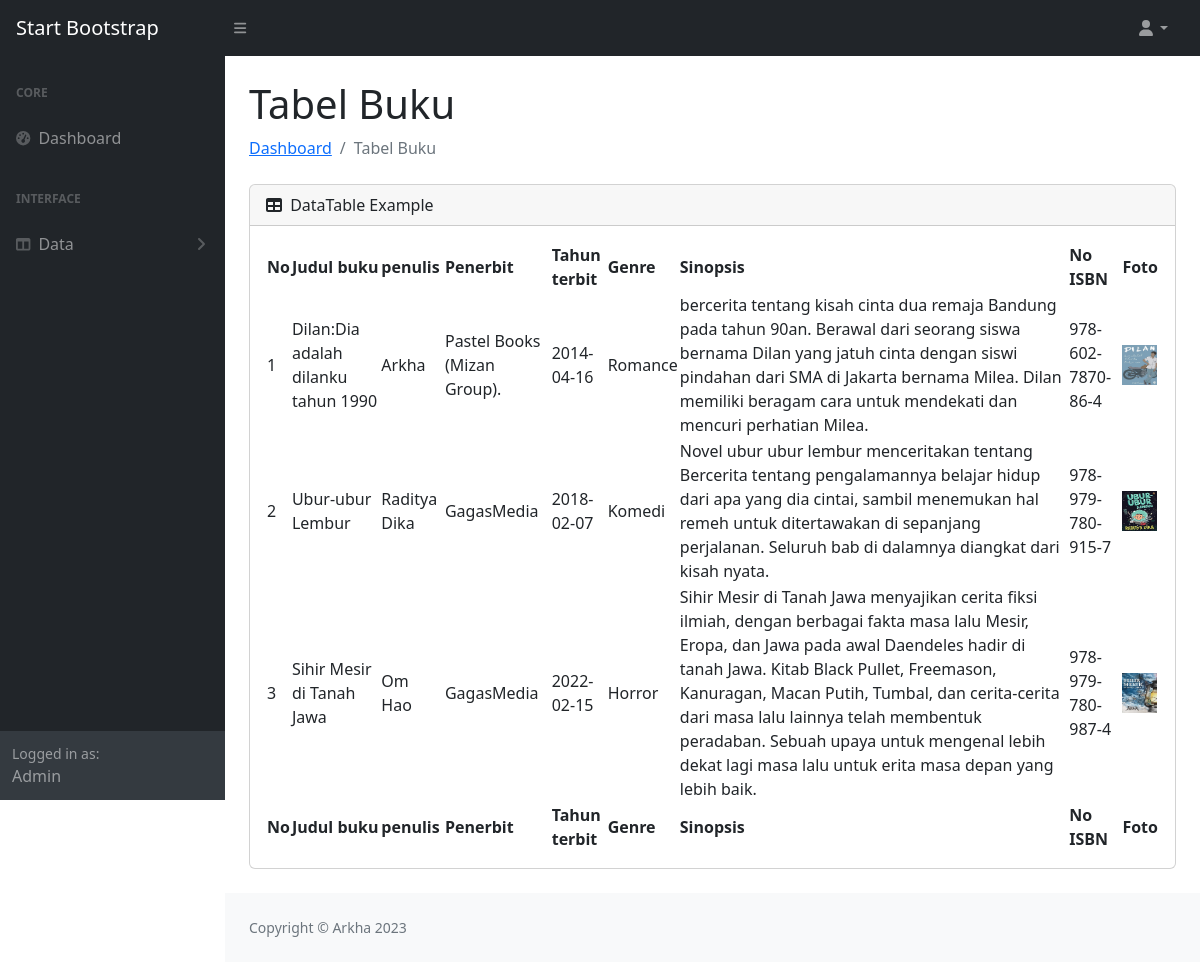
The app's page /admin/tables.php, older data.
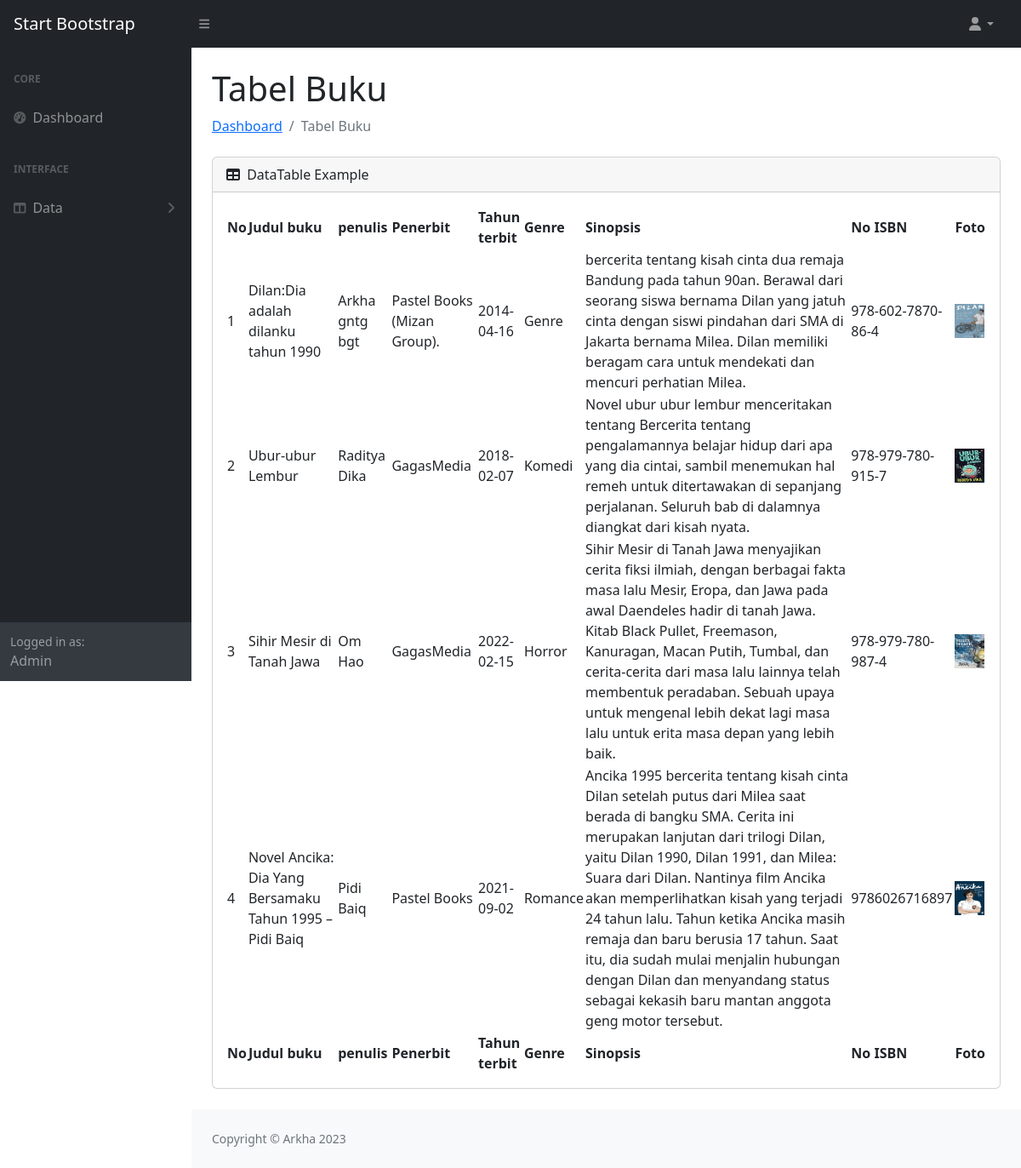
The same page, newer data.
### tables this page shows
CREATE TABLE `daftar_buku` (
  `id_buku` int(11) NOT NULL,
  `judul` varchar(100) NOT NULL,
  `penulis` varchar(50) NOT NULL,
  `penerbit` varchar(50) NOT NULL,
  `tahun_terbit` date NOT NULL,
  `genre` varchar(50) NOT NULL,
  `sinopsis` text NOT NULL,
  `no_isbn` varchar(100) NOT NULL,
  `foto` varchar(255) NOT NULL
);

### admin/tables.php (the view, shortened to what the changed rows need)
<!DOCTYPE html>
<html lang="en">
    <head>
        <link href="https://cdn.jsdelivr.net/npm/simple-datatables@7.1.2/dist/style.min.css" rel="stylesheet" />
        <link href="../css/styles.css" rel="stylesheet" />
    </head>
    <body class="sb-nav-fixed">
        <div id="layoutSidenav">
            <div id="layoutSidenav_content">
                <main>
                    <div class="container-fluid px-4">
                        <h1 class="mt-4">Tabel Buku</h1>
                        <div class="card mb-4">
                            <div class="card-body">
                                <table id="datatablesSimple">
                                <thead>
                                <tr>
                                        <th>No</th>
                                        <th>Judul buku</th>
                                        <th>penulis</th>
                                        <th>Penerbit</th>
                                        <th>Tahun terbit</th>
                                        <th>Genre</th>
                                        <th>Sinopsis</th>
                                        <th>No ISBN</th>
                                        <th>Foto</th>
                                    </tr>
                                </thead>
                                <tfoot>
                                    <tr>
                                        <th>No</th>
                                        <th>Judul buku</th>
                                        <th>penulis</th>
                                        <th>Penerbit</th>
                                        <th>Tahun terbit</th>
                                        <th>Genre</th>
                                        <th>Sinopsis</th>
                                        <th>No ISBN</th>
                                        <th>Foto</th>
                                    </tr>
                                </tfoot>
                                <tbody>
                                    <?php
                                    include 'koneksi.php';
                                    $no = 1;
                                    $data = mysqli_query($koneksi, "select * from daftar_buku");
                                    while ($d = mysqli_fetch_array($data)) {
                                        ?>
                                        <tr>
                                            <td>
                                                <?php echo $no++; ?>
                                            </td>
                                            <td>
                                                <?php echo $d['judul']; ?>
                                            </td>
                                            <td>
                                                <?php echo $d['penulis']; ?>
                                            </td>
                                            <td>
                                                <?php echo $d['penerbit']; ?>
                                            </td>
                                            <td>
                                                <?php echo $d['tahun_terbit']; ?>
                                            </td>
                                            <td>
                                                <?php echo $d['genre']; ?>
                                            </td>
                                            <td>
                                                <?php echo $d['sinopsis']; ?>
                                            </td>
                                            <td>
                                                <?php echo $d['no_isbn']; ?>
                                            </td>
                                            <td>
                                                <img src="../admin/gambar/<?php echo $d['foto'] ?>" width="35" height="40">
                                            </td>
                                        </tr>
                                        <?php
                                    }
                                    ?>
                                </table>
                            </div>
                        </div>
                    </div>
                </main>
            </div>
        </div>
    </body>
</html>

Row changes from the older to the newer data that the page shows:
changed daftar_buku "Pastel Books (Mizan Group).": penulis "Arkha" → "Arkha gntg bgt"; genre "Romance" → "Genre"
added daftar_buku: judul "Novel Ancika: Dia Yang Bersamaku Tahun 1995 – Pidi Baiq", penulis "Pidi Baiq", penerbit "Pastel Books", tahun_terbit "2021-09-02", genre "Romance", sinopsis "Ancika 1995 bercerita tentang kisah cinta Dilan setelah putus dari Milea saat berada di bangku SMA. Cerita ini merupakan lanjutan dari trilogi Dilan, yaitu Dilan 1990, Dilan 1991, dan Milea: Suara dari Dilan. Nantinya film Ancika akan memperlihatkan kisah yang terjadi 24 tahun lalu. Tahun ketika Ancika masih remaja dan baru berusia 17 tahun. Saat itu, dia sudah mulai menjalin hubungan dengan Dilan dan menyandang status sebagai kekasih baru mantan anggota geng motor tersebut.", no_isbn "9786026716897", foto (picture)
